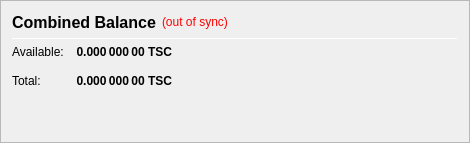
                   <widget class="QFrame" name="frame_CombinedBalances">
                    <property name="minimumSize">
                     <size>
                      <width>470</width>
                      <height>0</height>
                     </size>
                    </property>
                    <property name="frameShape">
                     <enum>QFrame::StyledPanel</enum>
                    </property>
                    <property name="frameShadow">
                     <enum>QFrame::Raised</enum>
                    </property>
                    <layout class="QVBoxLayout" name="verticalLayout_5">
                     <item>
                      <layout class="QHBoxLayout" name="horizontalLayout_5" stretch="0,0,0">
                       <item>
                        <widget class="QLabel" name="label_5z">
                         <property name="minimumSize">
                          <size>
                           <width>0</width>
                           <height>20</height>
                          </size>
                         </property>
                         <property name="font">
                          <font>
                           <pointsize>12</pointsize>
                           <weight>75</weight>
                           <bold>true</bold>
                          </font>
                         </property>
                         <property name="toolTip">
                          <string>Combined Balance (including unconfirmed and immature coins)</string>
                         </property>
                         <property name="text">
                          <string>Combined Balance</string>
                         </property>
                        </widget>
                       </item>
                       <item>
                        <widget class="QLabel" name="labelWalletStatus">
                         <property name="cursor">
                          <cursorShape>WhatsThisCursor</cursorShape>
                         </property>
                         <property name="toolTip">
                          <string>The displayed information may be out of date. Your wallet automatically synchronizes with the TelSerraCoin network after a connection is established, but this process has not completed yet.</string>
                         </property>
                         <property name="styleSheet">
                          <string notr="true">QLabel { color: red; }</string>
                         </property>
                         <property name="text">
                          <string notr="true">(out of sync)</string>
                         </property>
                         <property name="alignment">
                          <set>Qt::AlignLeading|Qt::AlignLeft|Qt::AlignVCenter</set>
                         </property>
                        </widget>
                       </item>
                       <item>
                        <spacer name="horizontalSpacer_1">
                         <property name="orientation">
                          <enum>Qt::Horizontal</enum>
                         </property>
                         <property name="sizeHint" stdset="0">
                          <size>
                           <width>40</width>
                           <height>20</height>
                          </size>
                         </property>
                        </spacer>
                       </item>
                      </layout>
                     </item>
                     <item>
                      <widget class="Line" name="line_CombinedBalance">
                       <property name="minimumSize">
                        <size>
                         <width>0</width>
                         <height>1</height>
                        </size>
                       </property>
                       <property name="maximumSize">
                        <size>
                         <width>16777215</width>
                         <height>1</height>
                        </size>
                       </property>
                       <property name="orientation">
                        <enum>Qt::Horizontal</enum>
                       </property>
                      </widget>
                     </item>
                     <item>
                      <layout class="QGridLayout" name="gridLayout_3">
                       <property name="spacing">
                        <number>12</number>
                       </property>
                       <item row="1" column="0">
                        <widget class="QLabel" name="labelBalanceTextz">
                         <property name="text">
                          <string>Available:</string>
                         </property>
                        </widget>
                       </item>
                       <item row="1" column="1">
                        <widget class="QLabel" name="labelBalancez">
                         <property name="font">
                          <font>
                           <weight>75</weight>
                           <bold>true</bold>
                          </font>
                         </property>
                         <property name="cursor">
                          <cursorShape>IBeamCursor</cursorShape>
                         </property>
                         <property name="toolTip">
                          <string>Your current spendable balance</string>
                         </property>
                         <property name="text">
                          <string notr="true">0.000 000 00 TSC</string>
                         </property>
                         <property name="alignment">
                          <set>Qt::AlignRight|Qt::AlignTrailing|Qt::AlignVCenter</set>
                         </property>
                         <property name="textInteractionFlags">
                          <set>Qt::LinksAccessibleByMouse|Qt::TextSelectableByKeyboard|Qt::TextSelectableByMouse</set>
                         </property>
                        </widget>
                       </item>
                       <item row="2" column="0">
                        <widget class="QLabel" name="labelTotalTextz">
                         <property name="text">
                          <string>Total:</string>
                         </property>
                        </widget>
                       </item>
                       <item row="2" column="1">
                        <widget class="QLabel" name="labelTotalz">
                         <property name="font">
                          <font>
                           <weight>75</weight>
                           <bold>true</bold>
                          </font>
                         </property>
                         <property name="cursor">
                          <cursorShape>IBeamCursor</cursorShape>
                         </property>
                         <property name="toolTip">
                          <string>Total Balance, including all unavailable coins.</string>
                         </property>
                         <property name="text">
                          <string notr="true">0.000 000 00 TSC</string>
                         </property>
                         <property name="alignment">
                          <set>Qt::AlignRight|Qt::AlignTrailing|Qt::AlignVCenter</set>
                         </property>
                         <property name="textInteractionFlags">
                          <set>Qt::LinksAccessibleByMouse|Qt::TextSelectableByKeyboard|Qt::TextSelectableByMouse</set>
                         </property>
                        </widget>
                       </item>
                       <item row="2" column="3">
                        <spacer name="horizontalSpacer_2">
                         <property name="orientation">
                          <enum>Qt::Horizontal</enum>
                         </property>
                         <property name="sizeHint" stdset="0">
                          <size>
                           <width>40</width>
                           <height>20</height>
                          </size>
                         </property>
                        </spacer>
                       </item>
                      </layout>
                     </item>
                     <item>
                      <spacer name="verticalSpacer_1">
                       <property name="orientation">
                        <enum>Qt::Vertical</enum>
                       </property>
                       <property name="sizeHint" stdset="0">
                        <size>
                         <width>20</width>
                         <height>40</height>
                        </size>
                       </property>
                      </spacer>
                     </item>
                    </layout>
                   </widget>
